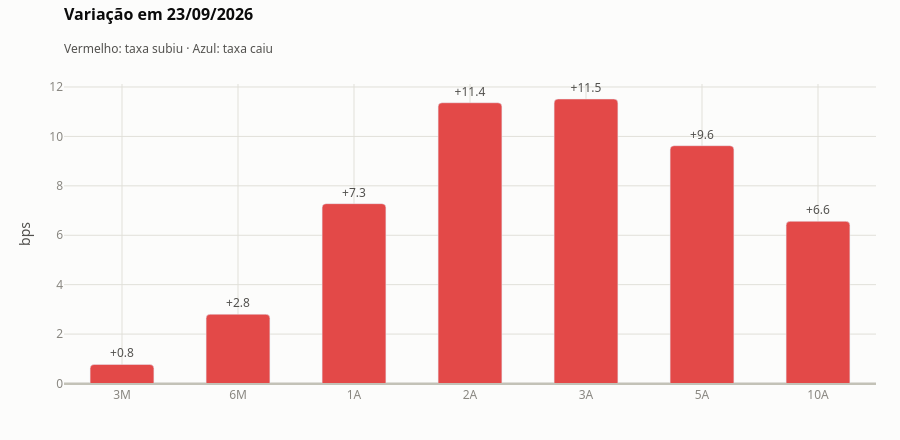

The notebook cell this image was saved under:
### Code cell
graficos.grafico_variacao_dia(variacoes.iloc[-1], variacoes.index[-1]).show()

### Figure 1 — Plotly figure (JSON) as saved in the notebook; plotly's stock layout.template omitted (floating-point values rounded to 4 significant figures)
{"data": [{"cliponaxis": false, "hovertemplate": "%{x}: %{y:+.1f} bps<extra></extra>", "marker": {"color": ["#e34948", "#e34948", "#e34948", "#e34948", "#e34948", "#e34948", "#e34948"], "cornerradius": 4}, "name": "Variação", "text": ["+0.8", "+2.8", "+7.3", "+11.4", "+11.5", "+9.6", "+6.6"], "textfont": {"color": "#52514e"}, "textposition": "outside", "type": "bar", "x": ["3M", "6M", "1A", "2A", "3A", "5A", "10A"], "y": [0.7706, 2.804, 7.278, 11.36, 11.51, 9.624, 6.565]}], "layout": {"bargap": 0.45, "font": {"color": "#52514e", "family": "system-ui, -apple-system, 'Segoe UI', Roboto, sans-serif", "size": 12}, "height": 440, "hoverlabel": {"font": {"family": "system-ui, -apple-system, 'Segoe UI', Roboto, sans-serif", "size": 12}}, "hovermode": "closest", "legend": {"bgcolor": "rgba(0,0,0,0)", "font": {"color": "#52514e"}, "orientation": "h", "x": 0, "xanchor": "left", "y": 0.02, "yanchor": "bottom", "yref": "container"}, "margin": {"b": 56, "l": 64, "r": 24, "t": 84}, "paper_bgcolor": "#fcfcfb", "plot_bgcolor": "#fcfcfb", "shapes": [{"line": {"color": "#c3c2b7", "width": 1}, "type": "line", "x0": 0, "x1": 1, "xref": "x domain", "y0": 0, "y1": 0, "yref": "y"}], "title": {"font": {"color": "#0b0b0b", "size": 16}, "subtitle": {"font": {"color": "#52514e", "size": 12}, "text": "Vermelho: taxa subiu · Azul: taxa caiu"}, "text": "<b>Variação em 23/09/2026</b>", "x": 0, "xanchor": "left", "xref": "paper", "y": 0.98, "yanchor": "top", "yref": "container"}, "xaxis": {"gridcolor": "#e1e0d9", "gridwidth": 1, "linecolor": "#c3c2b7", "showline": true, "tickfont": {"color": "#898781"}, "title": {"font": {"color": "#52514e"}, "text": ""}, "zerolinecolor": "#c3c2b7"}, "yaxis": {"gridcolor": "#e1e0d9", "gridwidth": 1, "linecolor": "#c3c2b7", "showline": false, "tickfont": {"color": "#898781"}, "title": {"font": {"color": "#52514e"}, "text": "bps"}, "zerolinecolor": "#c3c2b7"}}}
